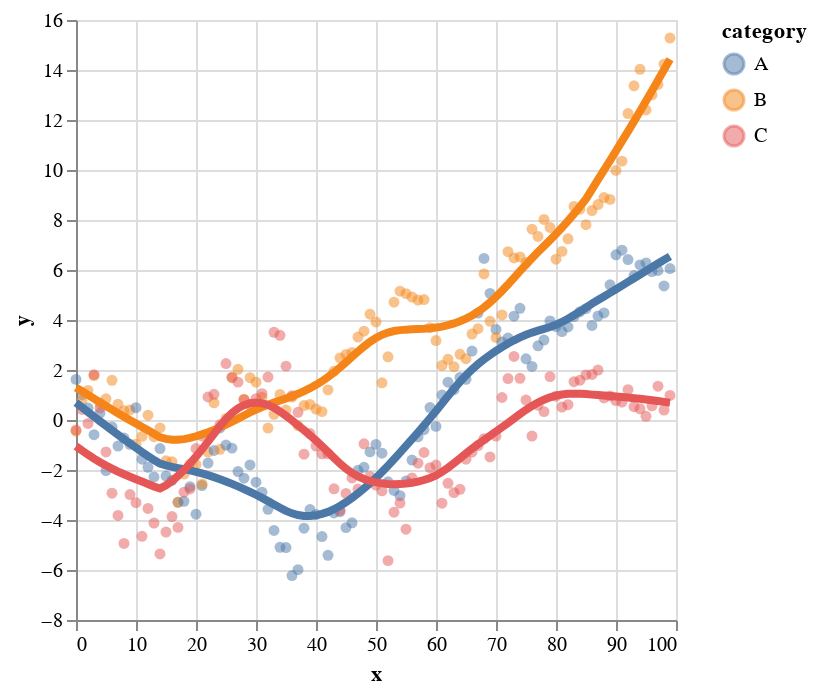

Notebook code for this chart:
### Code cell
import altair as alt
import pandas as pd
import numpy as np

np.random.seed(1)

source = pd.DataFrame({
    'x': np.arange(100),
    'A': np.random.randn(100).cumsum(),
    'B': np.random.randn(100).cumsum(),
    'C': np.random.randn(100).cumsum(),
})

base = alt.Chart(source).mark_circle(opacity=0.5).transform_fold(
    fold=['A', 'B', 'C'],
    as_=['category', 'y']
).encode(
    alt.X('x:Q'),
    alt.Y('y:Q'),
    alt.Color('category:N')
)

base + base.transform_loess('x', 'y', groupby=['category']).mark_line(size=4)

### Figure 1 — Vega-Lite specification as saved in the notebook (floating-point values rounded to 4 significant figures)
{"config": {"view": {"continuousWidth": 300, "continuousHeight": 300}}, "layer": [{"mark": {"type": "circle", "opacity": 0.5}, "encoding": {"color": {"field": "category", "type": "nominal"}, "x": {"field": "x", "type": "quantitative"}, "y": {"field": "y", "type": "quantitative"}}, "transform": [{"fold": ["A", "B", "C"], "as": ["category", "y"]}]}, {"mark": {"type": "line", "size": 4}, "encoding": {"color": {"field": "category", "type": "nominal"}, "x": {"field": "x", "type": "quantitative"}, "y": {"field": "y", "type": "quantitative"}}, "transform": [{"fold": ["A", "B", "C"], "as": ["category", "y"]}, {"loess": "y", "on": "x", "groupby": ["category"]}]}], "data": {"name": "data-2fe3f4d4a77c4fabb24bf59d737ffda0"}, "$schema": "https://vega.github.io/schema/vega-lite/v5.16.3.json", "datasets": {"data-2fe3f4d4a77c4fabb24bf59d737ffda0": [{"x": 0, "A": 1.624, "B": -0.4471, "C": -0.4009}, {"x": 1, "A": 1.013, "B": 0.7774, "C": 0.4231}, {"x": 2, "A": 0.4844, "B": 1.181, "C": -0.1392}, {"x": 3, "A": -0.5886, "B": 1.774, "C": 1.816}, {"x": 4, "A": 0.2769, "B": 0.6795, "C": 0.4837}, {"x": 5, "A": -2.025, "B": 0.8489, "C": -1.277}, {"x": 6, "A": -0.2799, "B": 1.589, "C": -2.928}, {"x": 7, "A": -1.041, "B": 0.6358, "C": -3.818}, {"x": 8, "A": -0.722, "B": 0.3696, "C": -4.937}, {"x": 9, "A": -0.9714, "B": 0.4022, "C": -2.981}, {"x": 10, "A": 0.4907, "B": -0.9709, "C": -3.308}, {"x": 11, "A": -1.569, "B": -0.6558, "C": -4.65}, {"x": 12, "A": -1.892, "B": 0.1904, "C": -3.536}, {"x": 13, "A": -2.276, "B": -0.6691, "C": -4.123}, {"x": 14, "A": -1.142, "B": -0.3186, "C": -5.359}, {"x": 15, "A": -2.242, "B": -1.631, "C": -4.484}, {"x": 16, "A": -2.414, "B": -1.67, "C": -3.86}, {"x": 17, "A": -3.292, "B": -3.285, "C": -4.295}, {"x": 18, "A": -3.25, "B": -2.164, "C": -2.888}, {"x": 19, "A": -2.667, "B": -1.755, "C": -2.759}, {"x": 20, "A": -3.768, "B": -1.78, "C": -1.142}, {"x": 21, "A": -2.623, "B": -2.555, "C": -0.6388}, {"x": 22, "A": -1.722, "B": -1.281, "C": 0.92}, {"x": 23, "A": -1.219, "B": 0.6861, "C": 1.029}, {"x": 24, "A": -0.3182, "B": -1.172, "C": -0.1904}, {"x": 25, "A": -1.002, "B": 0.06423, "C": 2.259}, {"x": 26, "A": -1.125, "B": 1.692, "C": 1.713}, {"x": 27, "A": -2.061, "B": 2.03, "C": 1.514}, {"x": 28, "A": -2.329, "B": 0.8306, "C": 0.814}, {"x": 29, "A": -1.798, "B": 1.694, "C": 0.6106}, {"x": 30, "A": -2.49, "B": 1.513, "C": 0.8533}, {"x": 31, "A": -2.887, "B": 0.9091, "C": 1.055}, {"x": 32, "A": -3.574, "B": -0.3209, "C": 1.716}, {"x": 33, "A": -4.419, "B": 0.2296, "C": 3.508}, {"x": 34, "A": -5.09, "B": 1.022, "C": 3.388}, {"x": 35, "A": -5.103, "B": 0.3989, "C": 2.155}, {"x": 36, "A": -6.22, "B": 0.9195, "C": 0.9724}, {"x": 37, "A": -5.986, "B": -0.2249, "C": 0.3066}, {"x": 38, "A": -4.326, "B": 0.577, "C": -1.368}, {"x": 39, "A": -3.584, "B": 0.6236, "C": -0.5426}, {"x": 40, "A": -3.776, "B": 0.437, "C": -1.041}, {"x": 41, "A": -4.663, "B": 0.3352, "C": -1.352}, {"x": 42, "A": -5.411, "B": 1.204, "C": -1.354}, {"x": 43, "A": -3.718, "B": 1.955, "C": -2.75}, {"x": 44, "A": -3.667, "B": 2.484, "C": -3.612}, {"x": 45, "A": -4.304, "B": 2.622, "C": -2.937}, {"x": 46, "A": -4.113, "B": 2.7, "C": -2.318}, {"x": 47, "A": -2.013, "B": 3.318, "C": -2.762}, {"x": 48, "A": -1.893, "B": 3.55, "C": -0.951}, {"x": 49, "A": -1.276, "B": 4.233, "C": -2.257}, {"x": 50, "A": -0.9756, "B": 3.923, "C": -2.602}, {"x": 51, "A": -1.328, "B": 1.488, "C": -2.833}, {"x": 52, "A": -2.47, "B": 2.527, "C": -5.626}, {"x": 53, "A": -2.82, "B": 4.714, "C": -3.688}, {"x": 54, "A": -3.029, "B": 5.155, "C": -3.322}, {"x": 55, "A": -2.442, "B": 5.055, "C": -4.366}, {"x": 56, "A": -1.603, "B": 4.919, "C": -2.315}, {"x": 57, "A": -0.6719, "B": 4.8, "C": -1.73}, {"x": 58, "A": -0.3863, "B": 4.817, "C": -1.3}, {"x": 59, "A": 0.4989, "B": 3.695, "C": -1.907}, {"x": 60, "A": -0.2555, "B": 3.178, "C": -1.801}, {"x": 61, "A": 0.9973, "B": 2.181, "C": -3.326}, {"x": 62, "A": 1.51, "B": 2.43, "C": -2.531}, {"x": 63, "A": 1.212, "B": 2.133, "C": -2.906}, {"x": 64, "A": 1.701, "B": 2.628, "C": -2.772}, {"x": 65, "A": 1.625, "B": 2.453, "C": -1.57}, {"x": 66, "A": 2.757, "B": 3.44, "C": -1.285}, {"x": 67, "A": 4.277, "B": 3.653, "C": -1.023}, {"x": 68, "A": 6.462, "B": 5.844, "C": -0.746}, {"x": 69, "A": 5.066, "B": 3.948, "C": -1.479}, {"x": 70, "A": 3.622, "B": 3.301, "C": -0.6433}, {"x": 71, "A": 3.117, "B": 4.202, "C": 0.9001}, {"x": 72, "A": 3.277, "B": 6.731, "C": 1.659}, {"x": 73, "A": 4.153, "B": 6.482, "C": 2.544}, {"x": 74, "A": 4.469, "B": 6.526, "C": 1.666}, {"x": 75, "A": 2.447, "B": 6.299, "C": 0.7987}, {"x": 76, "A": 2.14, "B": 7.631, "C": -0.6422}, {"x": 77, "A": 2.968, "B": 7.343, "C": 0.5901}, {"x": 78, "A": 3.199, "B": 8.023, "C": 0.3359}, {"x": 79, "A": 3.961, "B": 7.704, "C": 1.736}, {"x": 80, "A": 3.738, "B": 6.431, "C": 0.9538}, {"x": 81, "A": 3.537, "B": 6.745, "C": 0.5163}, {"x": 82, "A": 3.724, "B": 7.248, "C": 0.6117}, {"x": 83, "A": 4.134, "B": 8.541, "C": 1.533}, {"x": 84, "A": 4.332, "B": 8.431, "C": 1.594}, {"x": 85, "A": 4.451, "B": 7.813, "C": 1.805}, {"x": 86, "A": 3.781, "B": 8.376, "C": 1.822}, {"x": 87, "A": 4.158, "B": 8.617, "C": 1.999}, {"x": 88, "A": 4.28, "B": 8.897, "C": 0.8823}, {"x": 89, "A": 5.41, "B": 8.824, "C": 0.9632}, {"x": 90, "A": 6.609, "B": 9.985, "C": 0.7767}, {"x": 91, "A": 6.794, "B": 10.35, "C": 0.7198}, {"x": 92, "A": 6.418, "B": 12.26, "C": 1.212}, {"x": 93, "A": 5.78, "B": 13.37, "C": 0.5315}, {"x": 94, "A": 6.203, "B": 14.03, "C": 0.447}, {"x": 95, "A": 6.281, "B": 12.4, "C": 0.1496}, {"x": 96, "A": 5.937, "B": 13.0, "C": 0.5669}, {"x": 97, "A": 5.98, "B": 13.42, "C": 1.352}, {"x": 98, "A": 5.36, "B": 14.24, "C": 0.3963}, {"x": 99, "A": 6.058, "B": 15.28, "C": 0.9822}]}}
